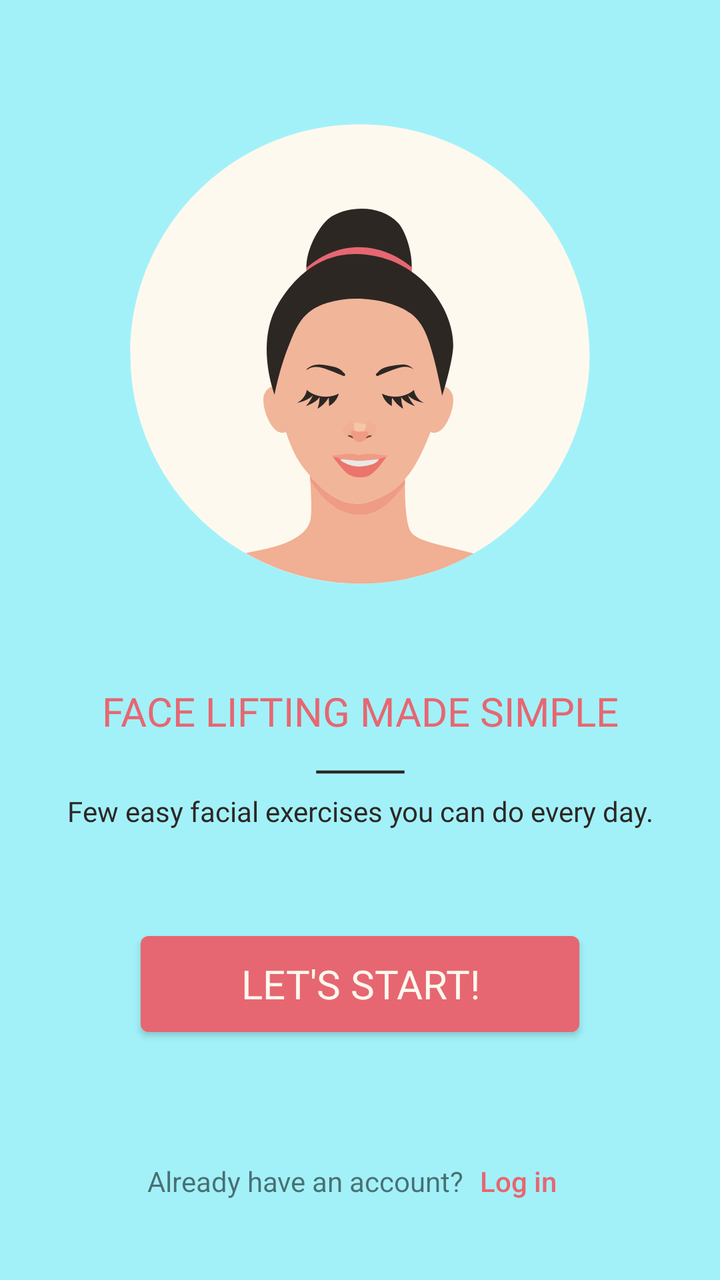
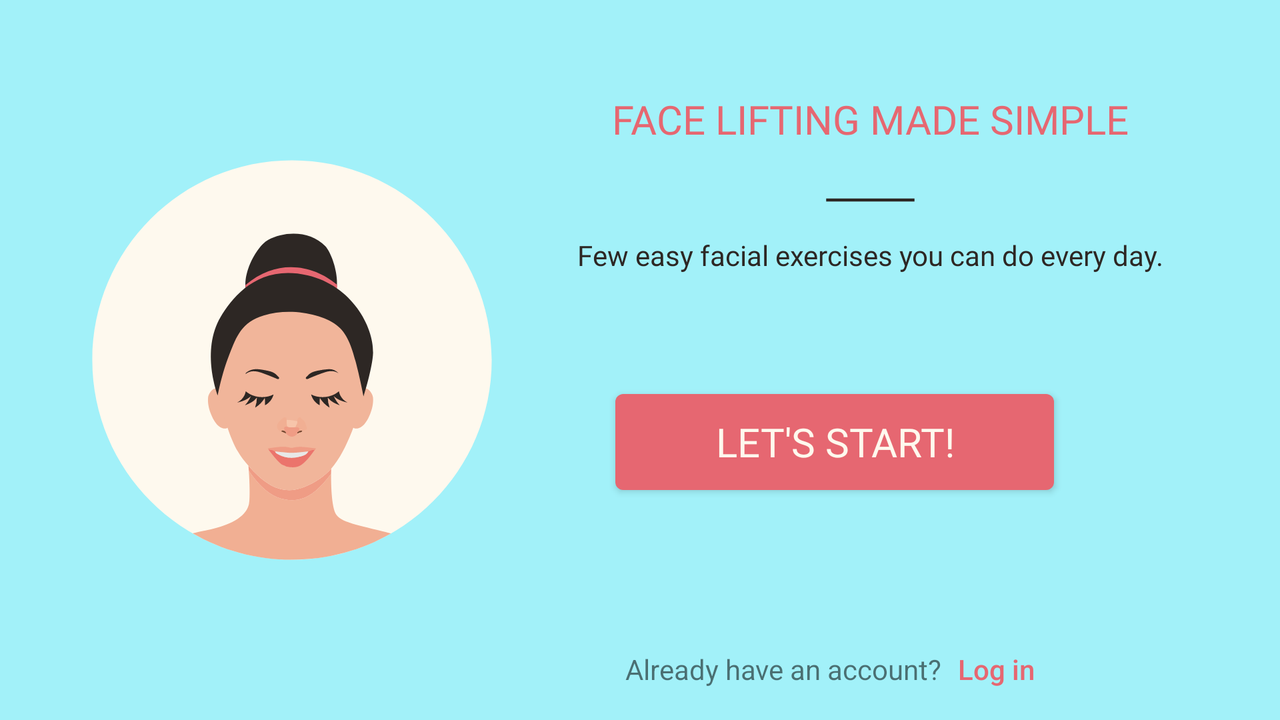

One screen, two layout resources from the same app: the default and the repository's alternative for another configuration. Each is rendered where Android would select it; the XML of both is given below.
<!-- AndroidManifest.xml: application theme AppTheme -->
<!-- res/layout/intro_text_fragment.xml -->
<?xml version="1.0" encoding="utf-8"?>
<androidx.constraintlayout.widget.ConstraintLayout xmlns:android="http://schemas.android.com/apk/res/android"
    xmlns:app="http://schemas.android.com/apk/res-auto"
    xmlns:tools="http://schemas.android.com/tools"
    android:layout_width="match_parent"
    android:layout_height="match_parent"
    android:background="@color/cyan"
    android:padding="32dp"
    tools:context=".ui.intro.text_fragment.IntroTextFragment">

    <ImageView
        android:id="@+id/intro_background"
        android:layout_width="230dp"
        android:layout_height="230dp"
        android:layout_marginTop="30dp"
        android:contentDescription="@null"
        android:src="@drawable/ic_background_round"
        app:layout_constraintLeft_toLeftOf="parent"
        app:layout_constraintRight_toRightOf="parent"
        app:layout_constraintTop_toTopOf="parent" />

    <TextView
        android:id="@+id/intro_headline"
        style="@style/Heading"
        android:layout_width="wrap_content"
        android:layout_height="wrap_content"
        android:layout_marginTop="50dp"
        android:gravity="center_horizontal"
        app:layout_constraintLeft_toLeftOf="parent"
        app:layout_constraintRight_toRightOf="parent"
        app:layout_constraintTop_toBottomOf="@+id/intro_background"
        tools:text="Face Lifting Made Simple" />

    <ImageView
        android:id="@+id/intro_line_break"
        android:layout_width="45dp"
        android:layout_height="wrap_content"
        android:layout_marginTop="15dp"
        android:contentDescription="@null"
        android:src="@drawable/ic_line_break"
        app:layout_constraintLeft_toLeftOf="parent"
        app:layout_constraintRight_toRightOf="parent"
        app:layout_constraintTop_toBottomOf="@id/intro_headline" />

    <TextView
        android:id="@+id/intro_description"
        style="@style/DescriptionText"
        android:layout_width="wrap_content"
        android:layout_height="wrap_content"
        android:layout_marginTop="8dp"
        android:gravity="center_horizontal"
        app:layout_constraintLeft_toLeftOf="parent"
        app:layout_constraintRight_toRightOf="parent"
        app:layout_constraintTop_toBottomOf="@id/intro_line_break"
        tools:text="Few easy facial exercises you can do every day." />

    <Button
        android:id="@+id/intro_action_button"
        style="@style/Button"
        android:layout_width="wrap_content"
        android:layout_height="wrap_content"
        android:layout_marginBottom="65dp"
        android:text="@string/intro_start_cta"
        app:layout_constraintLeft_toLeftOf="parent"
        app:layout_constraintRight_toRightOf="parent"
        app:layout_constraintBottom_toTopOf="@+id/intro_secondary_action" />


    <LinearLayout
        android:id="@+id/intro_secondary_action"
        android:orientation="horizontal"
        android:gravity="center_horizontal"
        android:layout_width="match_parent"
        android:layout_height="wrap_content"
        app:layout_constraintBottom_toBottomOf="parent"
        app:layout_constraintLeft_toLeftOf="parent"
        app:layout_constraintRight_toRightOf="parent">

        <TextView
            android:id="@+id/intro_secondary_action_text"
            android:layout_width="wrap_content"
            android:layout_height="wrap_content"
            android:layout_marginBottom="8dp"
            android:text="@string/intro_login_cta"
            app:layout_constraintBottom_toBottomOf="parent"
            app:layout_constraintLeft_toLeftOf="parent"
            app:layout_constraintRight_toRightOf="parent" />

        <Button
            android:id="@+id/intro_secondary_action_button"
            style="@style/TextButton"
            android:maxLines="1"
            android:layout_width="wrap_content"
            android:layout_height="wrap_content"
            android:text="@string/intro_login_button_cta"/>
    </LinearLayout>
</androidx.constraintlayout.widget.ConstraintLayout>
<!-- resources referenced by this layout -->
<resources>
  <color name="cyan">#A2F1F9</color>
  <!-- drawable ic_background_round: vector/xml drawable (drawable, 7961 chars, omitted) -->
  <!-- drawable ic_line_break (drawable) -->
  <vector xmlns:android="http://schemas.android.com/apk/res/android"
      android:width="90dp"
      android:height="4dp"
      android:viewportWidth="90"
      android:viewportHeight="4">
    <path
        android:pathData="M89.159,3.5H0.841v-3h88.318z"
        android:fillColor="#2d2724"/>
  </vector>
  <string name="intro_login_button_cta">Log in</string>
  <string name="intro_login_cta">Already have an account?</string>
  <string name="intro_start_cta">Let\'s start!</string>
  <style name="Button" parent="Heading">
          <item name="android:textColor">@color/white</item>
          <item name="android:background">@drawable/button_background</item>
          <item name="android:paddingLeft">50dp</item>
          <item name="android:paddingRight">50dp</item>
          <item name="android:paddingTop">6dp</item>
          <item name="android:paddingBottom">6dp</item>
      </style>
  <style name="DescriptionText">
          <item name="android:textColor">@color/black</item>
          <item name="fontFamily">@font/montserrat_light</item>
      </style>
  <style name="Heading">
          <item name="android:textColor">@color/red</item>
          <item name="android:fontFamily">@font/montserrat_ultralight</item>
          <item name="textAllCaps">true</item>
          <item name="android:textSize">20sp</item>
      </style>
  <style name="TextButton">
          <item name="android:textColor">@color/red</item>
          <item name="android:background">@android:color/transparent</item>
          <item name="android:textAllCaps">false</item>
          <item name="android:minWidth">0dp</item>
          <item name="android:minHeight">0dp</item>
          <item name="android:paddingLeft">8dp</item>
          <item name="android:paddingRight">8dp</item>
      </style>
  <style name="AppTheme" parent="Theme.AppCompat.Light.NoActionBar">
          
          <item name="colorPrimary">@color/colorPrimary</item>
          <item name="colorPrimaryDark">@color/colorPrimaryDark</item>
          <item name="colorAccent">@color/colorAccent</item>
      </style>
  <color name="white">#FEF9EE</color>
  <!-- drawable button_background (drawable) -->
  <?xml version="1.0" encoding="utf-8"?>
  <selector xmlns:android="http://schemas.android.com/apk/res/android">
  
      <item>
          <shape android:shape="rectangle">
              <corners android:radius="4dip" />
              <solid android:color="@color/red"/>
          </shape>
      </item>
  
  </selector>
  <color name="black">#2D2724</color>
  <color name="red">#E66771</color>
  <color name="colorPrimary">#6200EE</color>
  <color name="colorPrimaryDark">#3700B3</color>
  <color name="colorAccent">#03DAC5</color>
</resources>
<!-- res/layout-land/intro_text_fragment.xml (the repository's variant of the layout above) -->
<!-- drawn on the phone turned sideways -->
<?xml version="1.0" encoding="utf-8"?>
<androidx.constraintlayout.widget.ConstraintLayout xmlns:android="http://schemas.android.com/apk/res/android"
    xmlns:app="http://schemas.android.com/apk/res-auto"
    xmlns:tools="http://schemas.android.com/tools"
    android:layout_width="match_parent"
    android:layout_height="match_parent"
    android:background="@color/cyan"
    android:padding="16dp"
    tools:context=".ui.intro.text_fragment.IntroTextFragment">

    <ImageView
        android:id="@+id/intro_background"
        android:layout_width="200dp"
        android:layout_height="200dp"
        android:layout_marginStart="30dp"
        android:layout_marginLeft="30dp"
        android:contentDescription="@null"
        android:src="@drawable/ic_background_round"
        app:layout_constraintLeft_toLeftOf="parent"
        app:layout_constraintBottom_toBottomOf="parent"
        app:layout_constraintTop_toTopOf="parent" />

    <TextView
        android:id="@+id/intro_headline"
        style="@style/Heading"
        android:layout_width="wrap_content"
        android:layout_height="wrap_content"
        android:layout_marginTop="30dp"
        android:gravity="center_horizontal"
        app:layout_constraintTop_toTopOf="parent"
        app:layout_constraintRight_toRightOf="parent"
        app:layout_constraintLeft_toRightOf="@+id/intro_background"
        tools:text="Face Lifting Made Simple" />

    <ImageView
        android:id="@+id/intro_line_break"
        android:layout_width="45dp"
        android:layout_height="wrap_content"
        android:layout_marginTop="25dp"
        android:contentDescription="@null"
        android:src="@drawable/ic_line_break"
        app:layout_constraintLeft_toRightOf="@id/intro_background"
        app:layout_constraintRight_toRightOf="parent"
        app:layout_constraintTop_toBottomOf="@id/intro_headline" />

    <TextView
        android:id="@+id/intro_description"
        style="@style/DescriptionText"
        android:layout_width="wrap_content"
        android:layout_height="wrap_content"
        android:layout_marginTop="8dp"
        android:gravity="center_horizontal"
        android:padding="8dp"
        app:layout_constraintRight_toRightOf="parent"
        app:layout_constraintLeft_toRightOf="@id/intro_background"
        app:layout_constraintTop_toBottomOf="@id/intro_line_break"
        app:layout_constrainedWidth="true"
        tools:text="Few easy facial exercises you can do every day." />

    <Button
        android:id="@+id/intro_action_button"
        style="@style/Button"
        android:layout_width="wrap_content"
        android:layout_height="wrap_content"
        android:layout_marginBottom="80dp"
        android:text="@string/intro_start_cta"
        app:layout_constraintHorizontal_bias=".75"
        app:layout_constraintRight_toRightOf="parent"
        app:layout_constraintLeft_toLeftOf="parent"
        app:layout_constraintBottom_toTopOf="@+id/intro_secondary_action" />

    <LinearLayout
        android:id="@+id/intro_secondary_action"
        android:orientation="horizontal"
        android:gravity="center_horizontal"
        android:layout_width="wrap_content"
        android:layout_height="wrap_content"
        app:layout_constraintBottom_toBottomOf="parent"
        app:layout_constraintLeft_toLeftOf="parent"
        app:layout_constraintHorizontal_bias=".75"
        app:layout_constraintRight_toRightOf="parent">

        <TextView
            android:id="@+id/intro_secondary_action_text"
            android:layout_width="wrap_content"
            android:layout_height="wrap_content"
            android:text="@string/intro_login_cta"
            app:layout_constraintBottom_toBottomOf="parent"
            app:layout_constraintLeft_toLeftOf="parent"
            app:layout_constraintRight_toRightOf="parent" />

        <Button
            android:id="@+id/intro_secondary_action_button"
            style="@style/TextButton"
            android:maxLines="1"
            android:layout_width="wrap_content"
            android:layout_height="wrap_content"
            android:text="@string/intro_login_button_cta"/>
    </LinearLayout>
</androidx.constraintlayout.widget.ConstraintLayout>
